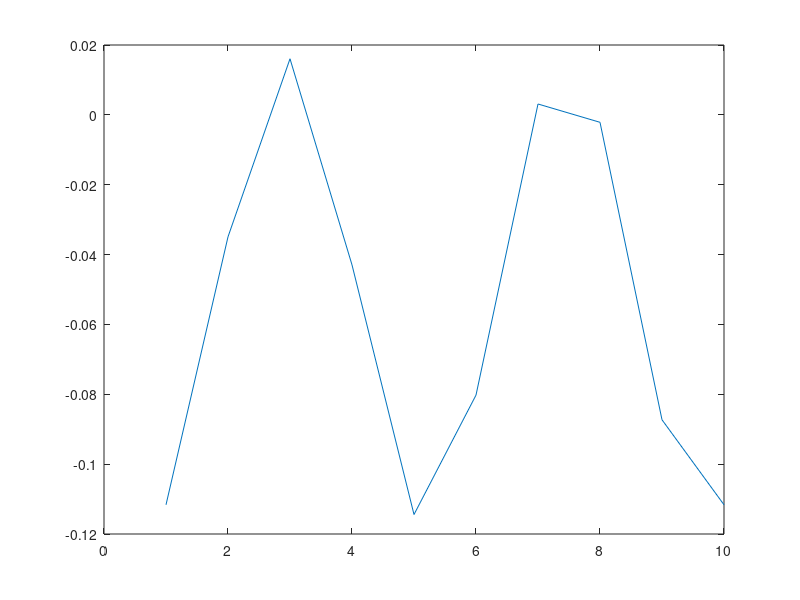

Write the MATLAB code that produced this figure.
C=[2 1;1 2];X=randn(1000,2);A=chol(C);Y=X*A;% correlated gaussian distribution
N = 10;% test 10,100,1000,10000
plotArray = zeros(N,1);thRange = linspace(0,2*pi,N);% setting coordinate system
for n=1:N
 theta = thRange(n);
 u = [sin(theta); cos(theta)]
 yp = Y*u;
 var_empirical = var(yp)% matlab command 
 var_theoretical = u'*C*u %calculated
 plotArray(n) =  var_empirical - var_theoretical;%difference
end
plot(plotArray)